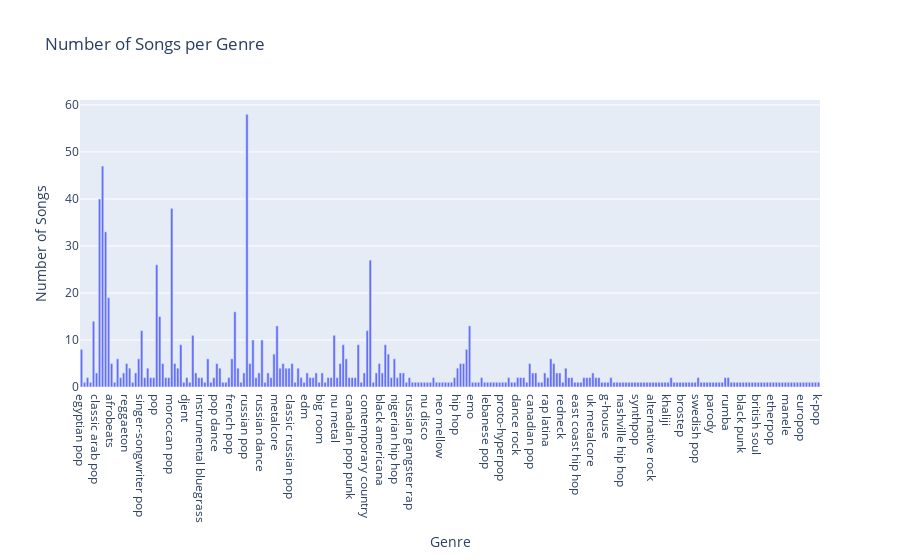
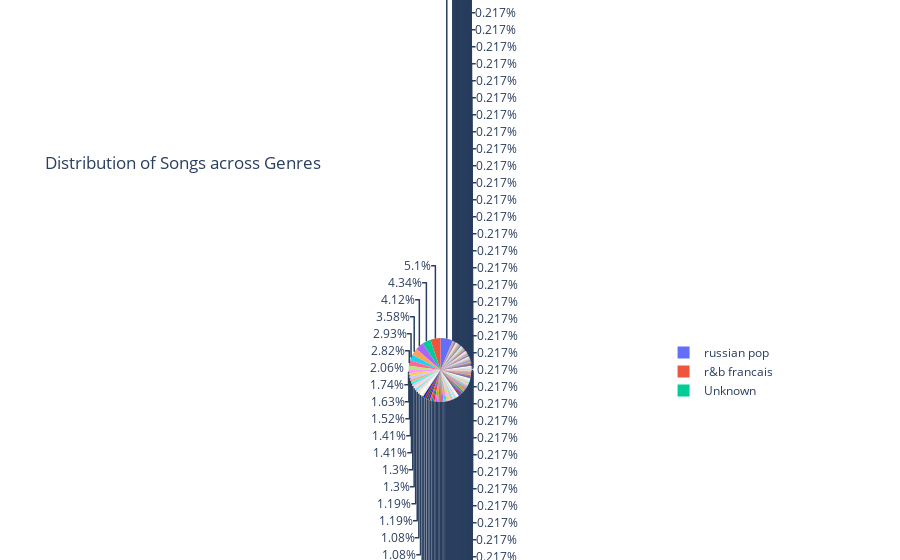
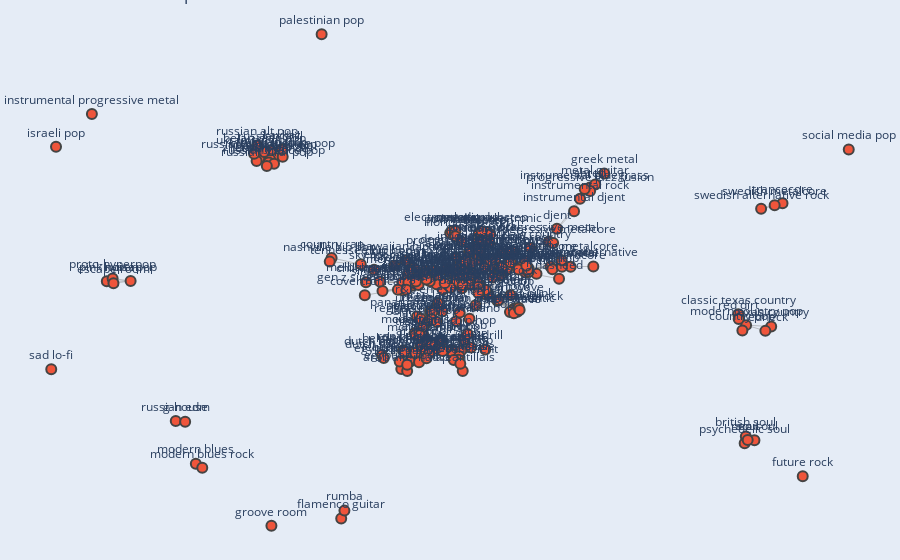
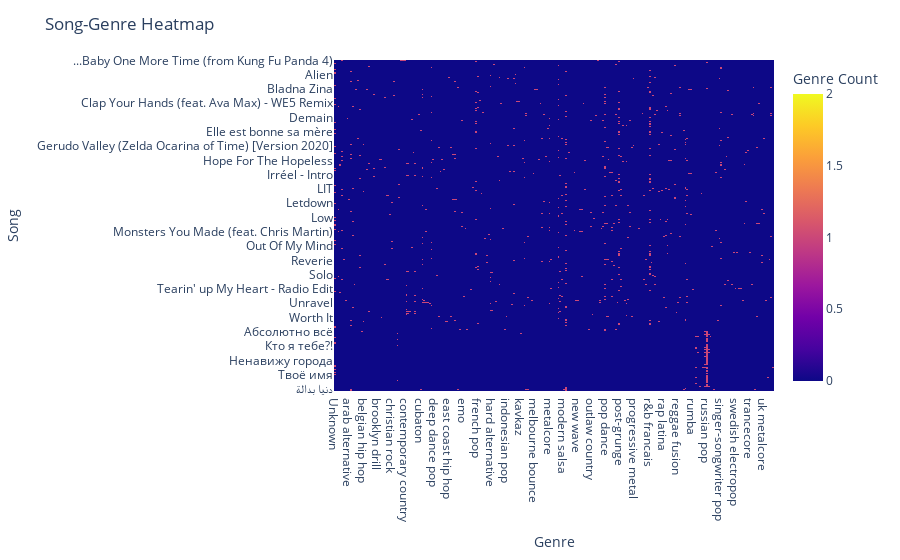

The notebook cell these images were saved under, in order:
### Code cell
create_genre_bar_chart(genre_classification)
create_genre_pie_chart(genre_classification)
create_genre_network(genre_classification)
create_song_heatmap(genre_classification)
create_word_cloud(genre_classification)

### Figure 1 — Plotly figure (JSON) as saved in the notebook; plotly's stock layout.template omitted (floating-point values rounded to 4 significant figures; data arrays with more than 128 entries replaced by an {"elided": "..."} marker saying what was removed)
{"data": [{"type": "bar", "x": {"elided": "246 str values"}, "y": {"elided": "246 int values"}}], "layout": {"title": {"text": "Number of Songs per Genre"}, "xaxis": {"title": {"text": "Genre"}}, "yaxis": {"title": {"text": "Number of Songs"}}}}

### Figure 2 — Plotly figure (JSON) as saved in the notebook; plotly's stock layout.template omitted (floating-point values rounded to 4 significant figures; data arrays with more than 128 entries replaced by an {"elided": "..."} marker saying what was removed)
{"data": [{"labels": {"elided": "246 str values"}, "type": "pie", "values": {"elided": "246 int values"}}], "layout": {"title": {"text": "Distribution of Songs across Genres"}}}

### Figure 3 — Plotly figure (JSON) as saved in the notebook; plotly's stock layout.template omitted (floating-point values rounded to 4 significant figures; data arrays with more than 128 entries replaced by an {"elided": "..."} marker saying what was removed)
{"data": [{"hoverinfo": "none", "line": {"color": "#888", "width": 0.5}, "mode": "lines", "type": "scatter", "x": {"elided": "2196 float values"}, "y": {"elided": "2196 float values"}}, {"hoverinfo": "text", "marker": {"line": {"width": 2}, "size": 10}, "mode": "markers+text", "text": {"elided": "246 str values"}, "textposition": "top center", "type": "scatter", "x": {"elided": "246 float values"}, "y": {"elided": "246 float values"}}], "layout": {"hovermode": "closest", "margin": {"b": 0, "l": 0, "r": 0, "t": 0}, "showlegend": false, "title": {"text": "Genre Relationship Network"}, "xaxis": {"showgrid": false, "showticklabels": false, "zeroline": false}, "yaxis": {"showgrid": false, "showticklabels": false, "zeroline": false}}}

### Figure 4 — Plotly figure (JSON) as saved in the notebook; plotly's stock layout.template omitted (floating-point values rounded to 4 significant figures; data arrays with more than 128 entries replaced by an {"elided": "..."} marker saying what was removed)
{"data": [{"coloraxis": "coloraxis", "hovertemplate": "Genre: %{x}<br>Song: %{y}<br>Genre Count: %{z}<extra></extra>", "name": "0", "type": "heatmap", "x": {"elided": "246 str values"}, "xaxis": "x", "y": {"elided": "394 str values"}, "yaxis": "y", "z": {"elided": "394x246 int values"}}], "layout": {"coloraxis": {"colorbar": {"title": {"text": "Genre Count"}}, "colorscale": [[0, "#0d0887"], [0.1111, "#46039f"], [0.2222, "#7201a8"], [0.3333, "#9c179e"], [0.4444, "#bd3786"], [0.5556, "#d8576b"], [0.6667, "#ed7953"], [0.7778, "#fb9f3a"], [0.8889, "#fdca26"], [1, "#f0f921"]]}, "margin": {"t": 60}, "title": {"text": "Song-Genre Heatmap"}, "xaxis": {"anchor": "y", "domain": [0, 1], "title": {"text": "Genre"}}, "yaxis": {"anchor": "x", "autorange": "reversed", "domain": [0, 1], "title": {"text": "Song"}}}}
